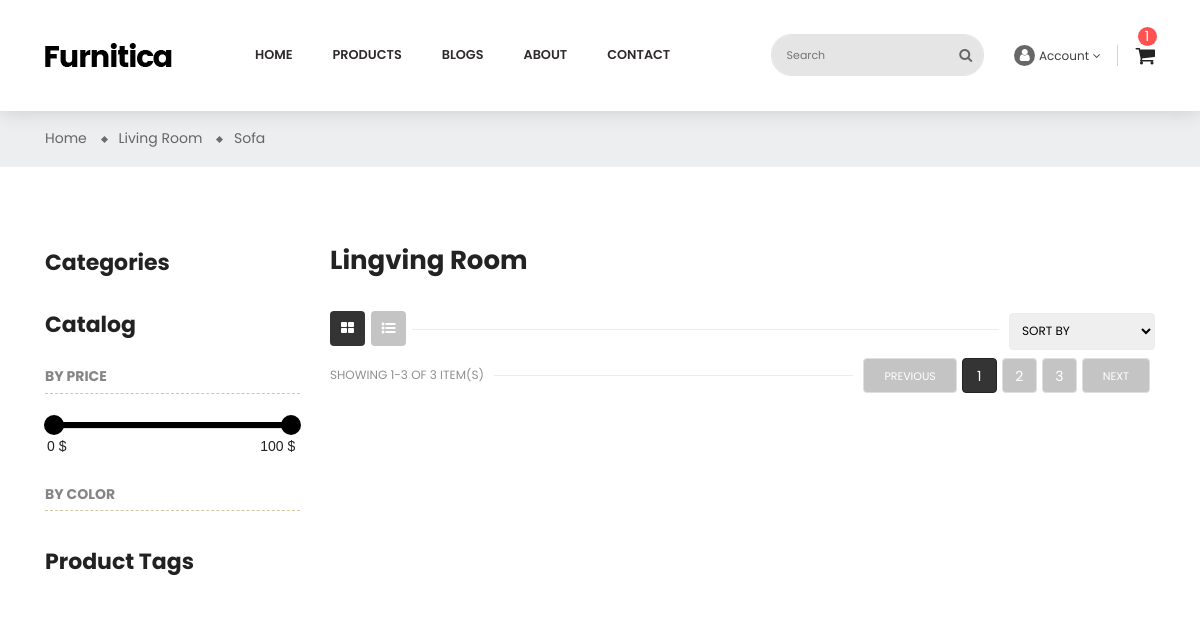
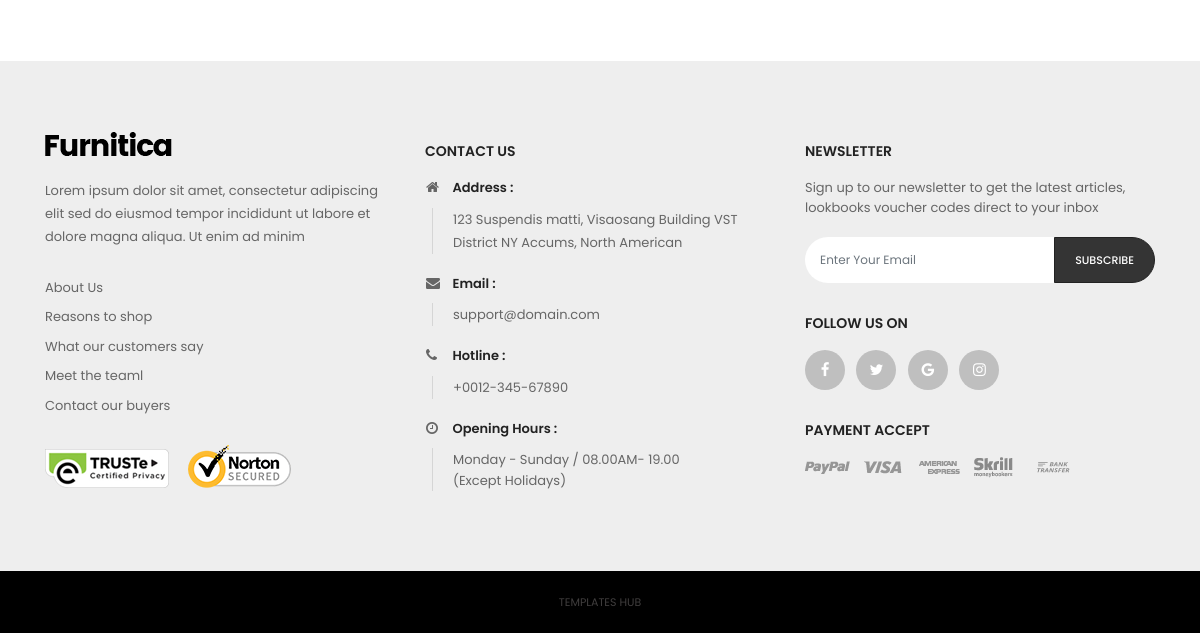
/products/, run on an earlier commit of the app's database (2 pictures, top to bottom).
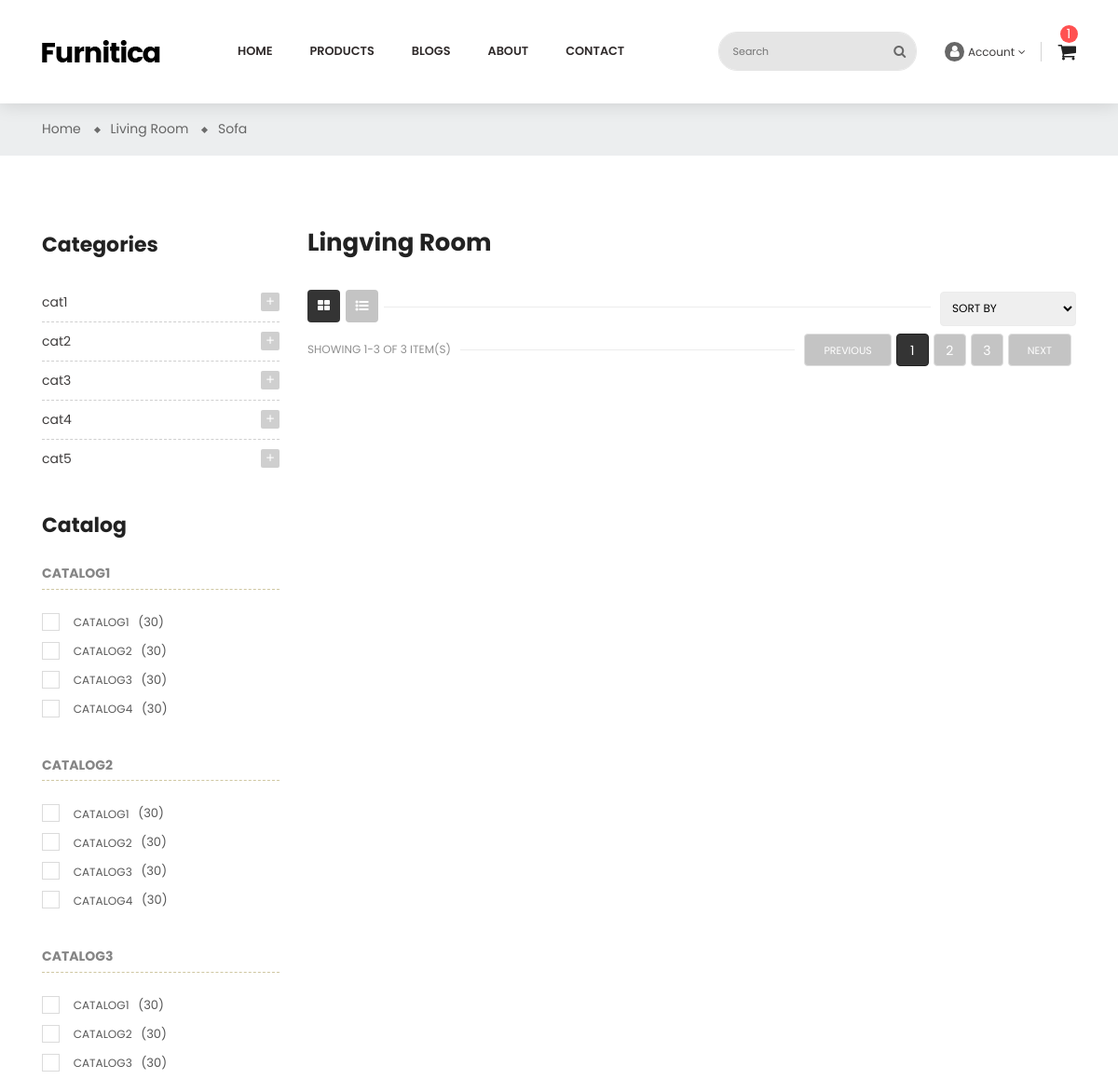
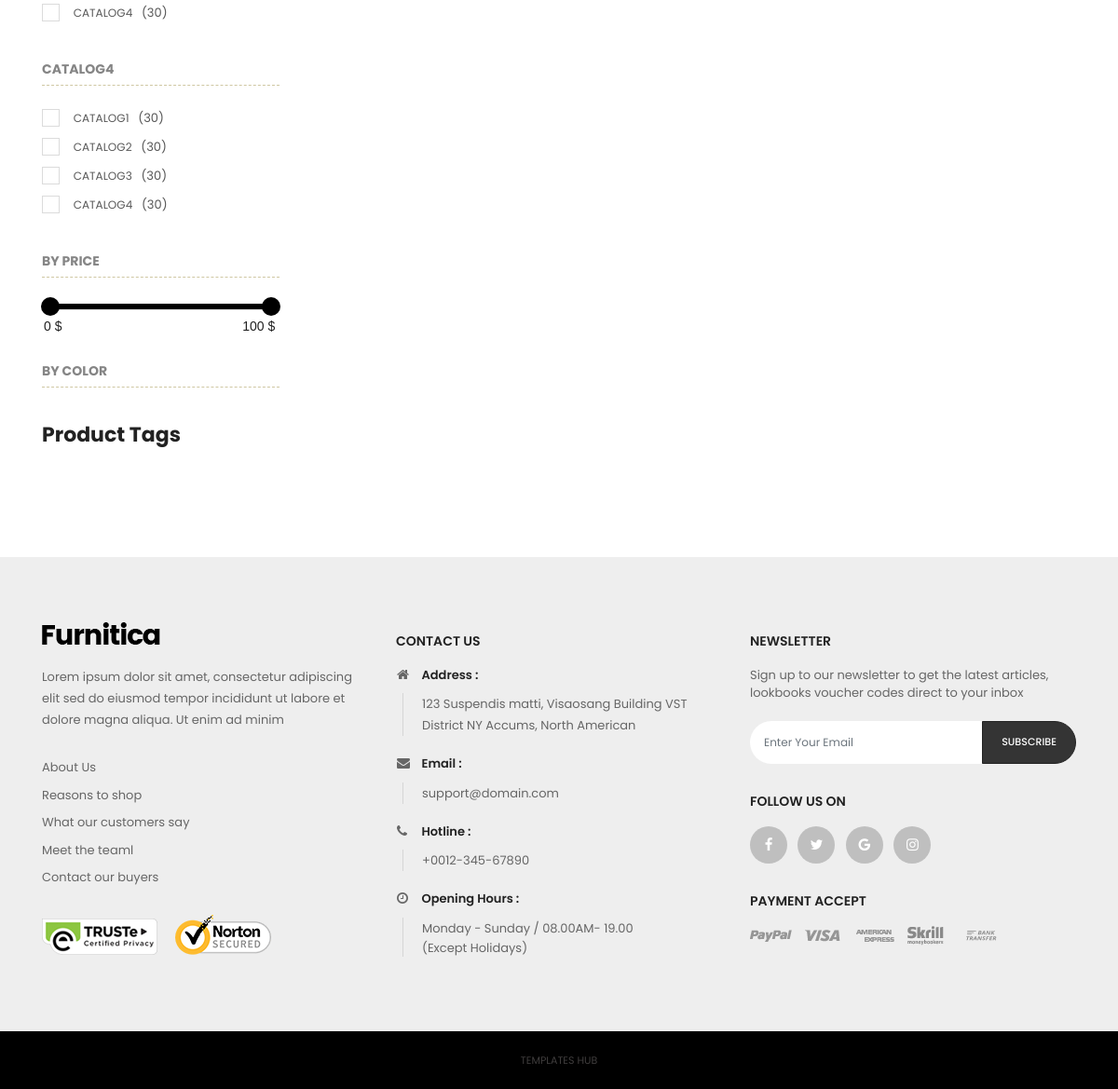
And on a later commit of the database (2 pictures, top to bottom).
### apps/products/models.py (models this page shows, shortened)
class CategoryModel(BaseModel):
    title = models.CharField(max_length=100)
    class Meta:
        verbose_name = 'Category'
        verbose_name_plural = 'Categories'

class CatalogModel(BaseModel):
    title = models.CharField(max_length=100)
    class Meta:
        verbose_name = 'Catalog'
        verbose_name_plural = 'Catalogs'

### apps/products/views.py (the view)
# urls.py: path('',views.product_grid_view,name='grid'),
def product_grid_view(request):
    products = ProductModel.objects.all()
    categories = CategoryModel.objects.all()
    catalogs = CatalogModel.objects.all()
    return render(request, 'product-grid-sidebar-left.html', {
        'products': products,
        'categories': categories,
        'catalogs': catalogs,
    })

### templates/product-grid-sidebar-left.html (shortened to what this page needs)
{% extends 'layout/base.html' %}
{% load static %}
{% block id %}id="product-sidebar-left" class="product-grid-sidebar-left"{% endblock %}
{% block content %}
    <div class="main-content">
        <div id="wrapper-site">
            <div id="content-wrapper" class="full-width">
                <div id="main">
                    <div class="page-home">
                        <nav class="breadcrumb-bg">
                            <div class="container no-index">
                                <div class="breadcrumb">
                                    <ol>
                                        <li>
                                            <a href="#">
                                                <span>Home</span>
                                            </a>
                                        </li>
                                        <li>
                                            <a href="#">
                                                <span>Living Room</span>
                                            </a>
                                        </li>
                                        <li>
                                            <a href="#">
                                                <span>Sofa</span>
                                            </a>
                                        </li>
                                    </ol>
                                </div>
                            </div>
                        </nav>
                        <div class="container">
                            <div class="content">
                                <div class="row">
                                    <div class="sidebar-3 sidebar-collection col-lg-3 col-md-4 col-sm-4">
                                        <div class="sidebar-block">
                                            <div class="title-block">Categories</div>
                                            <div class="block-content">
                                                {% for cat in categories %}
                                                    <div class="cateTitle hasSubCategory open level1">
                                                    <span class="arrow collapsed collapse-icons" data-toggle="collapse" data-target="#livingroom" aria-expanded="false" role="status">
                                                        <i class="zmdi zmdi-plus"></i>
                                                    </span>
                                                    <a class="cateItem" href="#">{{ cat.title }}</a>
                                                </div>
                                                {% endfor %}
                                            </div>
                                        </div>
                                        <div class="sidebar-block">
                                            <div class="title-block">Catalog</div>
                                            {% for catalog in catalogs %}
                                            <div class="new-item-content">
                                                <h3 class="title-product">{{ catalog.title }}</h3>
                                                <ul class="scroll-product">
                                                    {% for catalog in catalogs %}
                                                    <li>
                                                        <label class="check">
                                                            <span class="checkmark"></span>
                                                        </label>
                                                        <a href="#">
                                                            <b>{{ catalog.title }}</b>
                                                            <span class="quantity">(30)</span>
                                                        </a>
                                                    </li>
                                                    {% endfor %}
                                                </ul>
                                            </div>
                                            {% endfor %}
                                            <div class="tiva-filter-price new-item-content sidebar-block">
                                                <h3 class="title-product">By Price</h3>
                                                <div id="block_price_filter" class="block">
                                                    <div class="block-content">
                                                        <div id="slider-range" class="tiva-filter">
                                                            <div class="filter-itemprice-filter">
                                                                <div class="layout-slider">
                                                                </div>
                                                                <div class="layout-slider-settings"></div>
                                                            </div>
                                                        </div>
                                                    </div>
                                                </div>
                                            </div>
                                            <div class="sidebar-block by-color">
                                                <h3 class="title-product">By Color</h3>
                                            </div>
                                        </div>
                                        <div class="sidebar-block product-tags">
                                            <div class="title-block">
                                                Product Tags
                                            </div>
                                        </div>
                                    </div>
                                    <div class="col-sm-8 col-lg-9 col-md-8 product-container">
                                        <h1>Lingving Room</h1>
                                        <div class="js-product-list-top firt nav-top">
                                            <div class="d-flex justify-content-around row">
                                                <div class="col col-xs-12">
                                                    <ul class="nav nav-tabs">
                                                        <li>
                                                            <a href="#grid" data-toggle="tab" class="active show fa fa-th-large"></a>
                                                        </li>
                                                        <li>
                                                            <a href="#list" data-toggle="tab" class="fa fa-list-ul"></a>
                                                        </li>
                                                    </ul>
                                                </div>
                                                <div class="col col-xs-12">
                                                    <div class="d-flex sort-by-row justify-content-lg-end justify-content-md-end">
                                                        <div class="products-sort-order dropdown">
                                                            <select class="select-title">
                                                                <option value="">Sort by</option>
                                                            </select>
                                                        </div>
                                                    </div>
                                                </div>
                                            </div>
                                        </div>
                                        <div class="pagination">
                                            <div class="js-product-list-top ">
                                                <div class="d-flex justify-content-around row">
                                                    <div class="showing col col-xs-12">
                                                        <span>SHOWING 1-3 OF 3 ITEM(S)</span>
                                                    </div>
                                                    <div class="page-list col col-xs-12">
                                                        <ul>
                                                            <li>
                                                                <a rel="prev" href="#" class="previous disabled js-search-link">
                                                                    Previous
                                                                </a>
                                                            </li>
                                                            <li class="current active">
                                                                <a rel="nofollow" href="#" class="disabled js-search-link">
                                                                    1
                                                                </a>
                                                            </li>
                                                            <li>
                                                                <a rel="nofollow" href="#" class="disabled js-search-link">
                                                                    2
                                                                </a>
                                                            </li>
                                                            <li>
                                                                <a rel="nofollow" href="#" class="disabled js-search-link">
                                                                    3
                                                                </a>
                                                            </li>
                                                            <li>
                                                                <a rel="next" href="#" class="next disabled js-search-link">
                                                                    Next
                                                                </a>
                                                            </li>
                                                        </ul>
                                                    </div>
                                                </div>
                                            </div>
                                        </div>
                                    </div>
                                </div>
                            </div>
                        </div>
                    </div>
                </div>
            </div>
        </div>
    </div>
{% endblock %}

What changed in the data, as far as the page shows it:
added CategoryModel: title "cat1"
added CategoryModel: title "cat2"
added CategoryModel: title "cat3"
added CategoryModel: title "cat4"
added CategoryModel: title "cat5"
added CatalogModel: title "CATALOG1"
added CatalogModel: title "CATALOG2"
added CatalogModel: title "CATALOG3"
added CatalogModel: title "CATALOG4"
